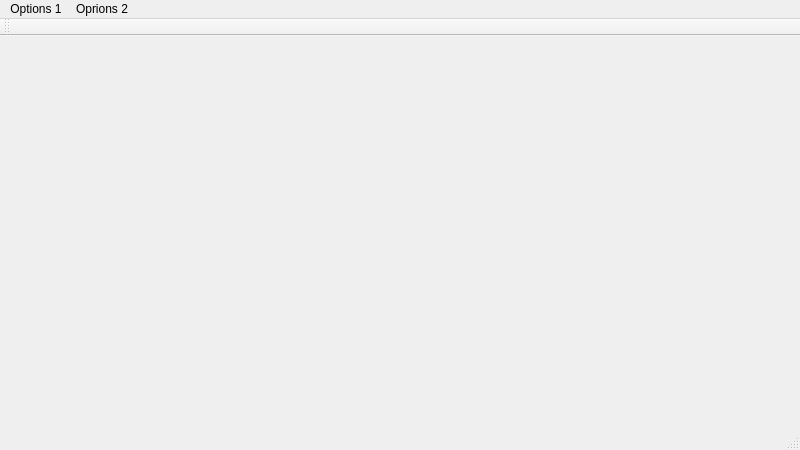
<?xml version="1.0" encoding="UTF-8"?>
<ui version="4.0">
 <class>MainWindow</class>
 <widget class="QMainWindow" name="MainWindow">
  <property name="geometry">
   <rect>
    <x>0</x>
    <y>0</y>
    <width>800</width>
    <height>450</height>
   </rect>
  </property>
  <property name="windowTitle">
   <string>MainWindow</string>
  </property>
  <widget class="QWidget" name="centralWidget"/>
  <widget class="QMenuBar" name="menuBar">
   <property name="geometry">
    <rect>
     <x>0</x>
     <y>0</y>
     <width>800</width>
     <height>21</height>
    </rect>
   </property>
   <widget class="QMenu" name="menuOptions_1">
    <property name="title">
     <string>Options 1</string>
    </property>
   </widget>
   <widget class="QMenu" name="menuOprions_2">
    <property name="title">
     <string>Oprions 2</string>
    </property>
   </widget>
   <addaction name="menuOptions_1"/>
   <addaction name="menuOprions_2"/>
  </widget>
  <widget class="QToolBar" name="mainToolBar">
   <attribute name="toolBarArea">
    <enum>TopToolBarArea</enum>
   </attribute>
   <attribute name="toolBarBreak">
    <bool>false</bool>
   </attribute>
  </widget>
  <widget class="QStatusBar" name="statusBar"/>
 </widget>
 <layoutdefault spacing="6" margin="11"/>
 <resources/>
 <connections/>
</ui>
